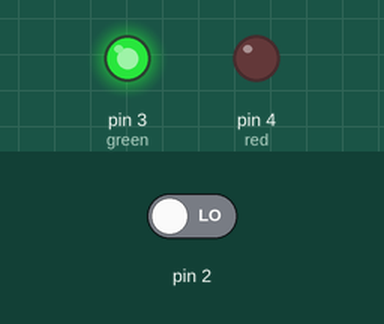
This sketch was run on a simulated Arduino Uno, built with avr-gcc and run on an emulated ATmega328P. On the bench: output pins drawn as LEDs (lit = HIGH). Inputs (shaded band) come from the test bench; at power-on: pin 2 LOW.

Above: at 1.2 s.
1.3 s: pin 2 driven HIGH
At 2.5 s:
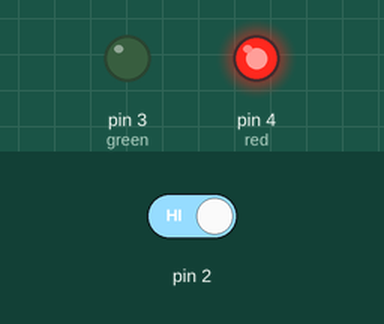
2.8 s: pin 2 driven LOW
At 3.7 s:
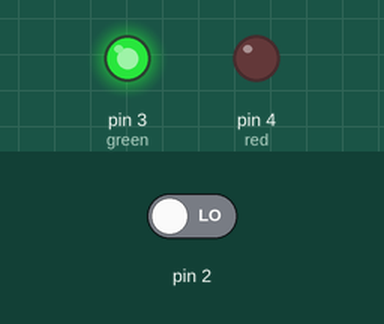
Timing chart, 0 to 5.8 s (numbered marks = the images above; inputs shaded):
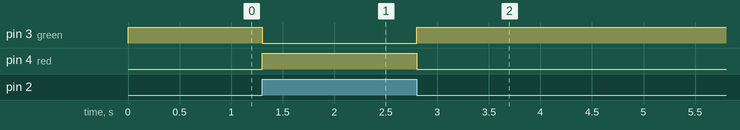

Measured:
- after the input at 1.3 s, pin 3 (green): HIGH → LOW at once; pin 4 (red): LOW → HIGH at once
- after the input at 2.8 s, pin 3 (green): LOW → HIGH at once; pin 4 (red): HIGH → LOW at once

The sketch:

position_indicator.ino
```cpp
int switchState = 0;
void setup() {
  pinMode(3, OUTPUT); // green
  pinMode(4, OUTPUT); // red
  pinMode(2, INPUT);
}
void loop() {
  switchState = digitalRead(2);

if (switchState == HIGH) {
  digitalWrite (3, LOW);
  digitalWrite (4, HIGH);
}
else {
  digitalWrite (3, HIGH);
  digitalWrite (4, LOW);
  }
}
```
